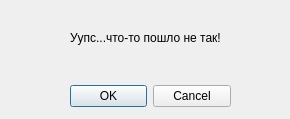
<?xml version="1.0" encoding="UTF-8"?>
<ui version="4.0">
 <class>Dialog</class>
 <widget class="QDialog" name="Dialog">
  <property name="geometry">
   <rect>
    <x>0</x>
    <y>0</y>
    <width>290</width>
    <height>119</height>
   </rect>
  </property>
  <property name="windowTitle">
   <string>Dialog</string>
  </property>
  <widget class="QDialogButtonBox" name="buttonBox">
   <property name="geometry">
    <rect>
     <x>70</x>
     <y>80</y>
     <width>161</width>
     <height>32</height>
    </rect>
   </property>
   <property name="orientation">
    <enum>Qt::Horizontal</enum>
   </property>
   <property name="standardButtons">
    <set>QDialogButtonBox::Cancel|QDialogButtonBox::Ok</set>
   </property>
  </widget>
  <widget class="QLabel" name="label">
   <property name="geometry">
    <rect>
     <x>70</x>
     <y>30</y>
     <width>181</width>
     <height>16</height>
    </rect>
   </property>
   <property name="text">
    <string>Уупс...что-то пошло не так!</string>
   </property>
  </widget>
 </widget>
 <resources/>
 <connections>
  <connection>
   <sender>buttonBox</sender>
   <signal>accepted()</signal>
   <receiver>Dialog</receiver>
   <slot>accept()</slot>
   <hints>
    <hint type="sourcelabel">
     <x>248</x>
     <y>254</y>
    </hint>
    <hint type="destinationlabel">
     <x>157</x>
     <y>274</y>
    </hint>
   </hints>
  </connection>
  <connection>
   <sender>buttonBox</sender>
   <signal>rejected()</signal>
   <receiver>Dialog</receiver>
   <slot>reject()</slot>
   <hints>
    <hint type="sourcelabel">
     <x>316</x>
     <y>260</y>
    </hint>
    <hint type="destinationlabel">
     <x>286</x>
     <y>274</y>
    </hint>
   </hints>
  </connection>
 </connections>
</ui>
